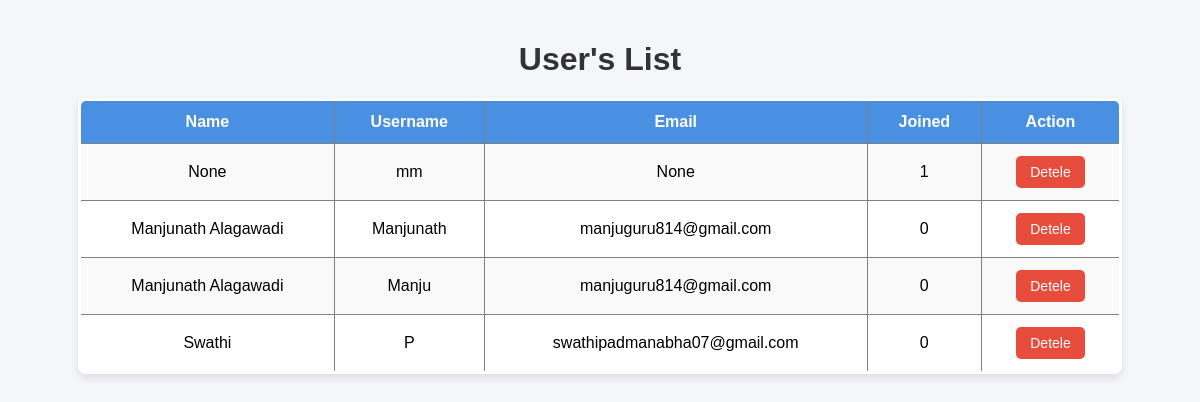
/admin/users (signed in), run on the app's committed database.
### tables this page shows
CREATE TABLE users (
            id INTEGER PRIMARY KEY AUTOINCREMENT,
            name TEXT,
            username TEXT NOT NULL UNIQUE,
            email TEXT,
            password TEXT,
            is_admin BOOLEAN DEFAULT 0,
            created_at TIMESTAMP DEFAULT CURRENT_TIMESTAMP
        );

### admin.py (the view, shortened to what this page needs)
@admin_bp.route('/users',methods=['GET','POST'])
def users():
    err = ''
    db = sqlite3.connect("notesapp.db")
    c = db.cursor()
    try:
        users_data = c.execute("select * from users").fetchall()
        id = request.form.get("user_id")
    except Exception as e:
       err = f"Error: {e}"
    finally:
        db.close()
    return render_template("admin/user_data.html",data = users_data,err = err)

### admin.py (called while the page is built)
@admin_bp.before_request
def require_login():
    routes_to_avoid = ['admin.admin_login',"admin.admin_logout",'static']
    if request.endpoint not in routes_to_avoid and 'admin' not in session:
        return redirect(url_for('admin.admin_login'))

### app.py (called while the page is built)
@app.before_request
def require_login():
    if request.blueprint == 'admin':
        return
    routes_to_avoid = ['dashboard','auth.login','auth.register','auth.logout','admin.admin_login','static']
    if request.endpoint not in routes_to_avoid and 'user_id' not in session:
        return redirect(url_for('auth.login'))

### templates/admin/user_data.html (shortened to what this page needs)
<!DOCTYPE html>
<html lang="en">
<head>
</head>
<body>
    <h1>User's List</h1>
    {% if data %}
    <table border="3">
        <tr>
            <th>Name</th>
            <th>Username</th>
            <th>Email</th>
            <th>Joined</th>
            <th>Action</th>
        </tr>
        {% for user in data %}
        <tr>
            <td>{{user[1]}}</td>
            <td>{{user[2]}}</td>
            <td>{{user[3]}}</td>
            <td>{{user[5]}}</td>
            <td>
                <form method="post" onsubmit="return confirm('Are you sure you want to delete this user?');"
                    style="display:inline;">
                    <button class="delete-btn" name="user_id" value="{{ user[0] }}">Detele</button>
                </form>
            </td>
        </tr>
        {% endfor %}
    </table>
    {% endif %}
</body>
</html>

### templates/admin/user_data.html (style rules this page uses)
body { font-family: Arial, sans-serif; background: #f4f6f9; margin: 0; padding: 20px; }
h1 { text-align: center; color: #333; margin-bottom: 20px; }
table { width: 90%; margin: auto; border-collapse: collapse; background: white; box-shadow: 0px 4px 8px rgba(0, 0, 0, 0.1); border-radius: 8px; overflow: hidden; }
th, td { padding: 12px 15px; text-align: center; }
th { background: #4a90e2; color: white; font-size: 16px; }
tr:nth-child(even) { background: #f9f9f9; }
.delete-btn { background: #e74c3c; color: white; border: none; padding: 8px 14px; border-radius: 5px; cursor: pointer; font-size: 14px; transition: background 0.3s, transform 0.2s; }

### data on the page
users: user "None", username "mm", is_admin "1"
users: name "Manjunath Alagawadi", username "Manjunath", email "manjuguru814@gmail.com", is_admin "0", {{ user[0] }} 2 (drawn)
users: name "Manjunath Alagawadi", username "Manju", email "manjuguru814@gmail.com", is_admin "0", {{ user[0] }} 3 (drawn)
users: name "Swathi", username "P", email "swathipadmanabha07@gmail.com", is_admin "0", {{ user[0] }} 4 (drawn)
